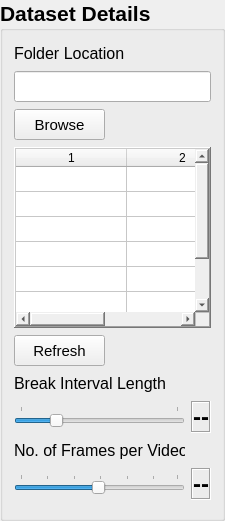
     <widget class="QGroupBox" name="groupBox">
      <property name="geometry">
       <rect>
        <x>920</x>
        <y>60</y>
        <width>221</width>
        <height>521</height>
       </rect>
      </property>
      <property name="font">
       <font>
        <family>Segoe UI</family>
        <pointsize>16</pointsize>
        <bold>true</bold>
       </font>
      </property>
      <property name="autoFillBackground">
       <bool>false</bool>
      </property>
      <property name="styleSheet">
       <string notr="true">border-color: qlineargradient(spread:pad, x1:0, y1:0, x2:1, y2:0, stop:0 rgba(0, 0, 0, 255), stop:2 rgba(255, 255, 255, 255));</string>
      </property>
      <property name="title">
       <string>Dataset Details</string>
      </property>
      <property name="flat">
       <bool>false</bool>
      </property>
      <layout class="QGridLayout" name="gridLayout_5">
       <item row="0" column="0">
        <widget class="QLabel" name="label_8">
         <property name="maximumSize">
          <size>
           <width>121</width>
           <height>21</height>
          </size>
         </property>
         <property name="font">
          <font>
           <family>Segoe UI</family>
           <pointsize>12</pointsize>
          </font>
         </property>
         <property name="text">
          <string>Folder Location</string>
         </property>
        </widget>
       </item>
       <item row="1" column="0" colspan="2">
        <widget class="QLineEdit" name="directoryLineEdit">
         <property name="maximumSize">
          <size>
           <width>261</width>
           <height>31</height>
          </size>
         </property>
         <property name="font">
          <font>
           <family>Segoe UI</family>
           <pointsize>10</pointsize>
           <italic>true</italic>
          </font>
         </property>
        </widget>
       </item>
       <item row="2" column="0">
        <widget class="QPushButton" name="browseButton">
         <property name="maximumSize">
          <size>
           <width>91</width>
           <height>31</height>
          </size>
         </property>
         <property name="font">
          <font>
           <family>Segoe UI</family>
           <pointsize>11</pointsize>
          </font>
         </property>
         <property name="text">
          <string>Browse</string>
         </property>
        </widget>
       </item>
       <item row="3" column="0" colspan="2">
        <widget class="QTableWidget" name="action_table">
         <property name="maximumSize">
          <size>
           <width>261</width>
           <height>181</height>
          </size>
         </property>
         <property name="frameShape">
          <enum>QFrame::Shape::WinPanel</enum>
         </property>
         <property name="frameShadow">
          <enum>QFrame::Shadow::Raised</enum>
         </property>
         <property name="lineWidth">
          <number>2</number>
         </property>
         <property name="autoScrollMargin">
          <number>9</number>
         </property>
         <property name="showDropIndicator" stdset="0">
          <bool>false</bool>
         </property>
         <property name="dragEnabled">
          <bool>false</bool>
         </property>
         <property name="dragDropOverwriteMode">
          <bool>false</bool>
         </property>
         <property name="showGrid">
          <bool>true</bool>
         </property>
         <property name="gridStyle">
          <enum>Qt::PenStyle::SolidLine</enum>
         </property>
         <property name="sortingEnabled">
          <bool>false</bool>
         </property>
         <property name="wordWrap">
          <bool>true</bool>
         </property>
         <property name="cornerButtonEnabled">
          <bool>false</bool>
         </property>
         <property name="rowCount">
          <number>7</number>
         </property>
         <property name="columnCount">
          <number>2</number>
         </property>
         <attribute name="horizontalHeaderCascadingSectionResizes">
          <bool>false</bool>
         </attribute>
         <attribute name="horizontalHeaderMinimumSectionSize">
          <number>37</number>
         </attribute>
         <attribute name="horizontalHeaderDefaultSectionSize">
          <number>111</number>
         </attribute>
         <attribute name="horizontalHeaderShowSortIndicator" stdset="0">
          <bool>false</bool>
         </attribute>
         <attribute name="verticalHeaderVisible">
          <bool>false</bool>
         </attribute>
         <attribute name="verticalHeaderDefaultSectionSize">
          <number>25</number>
         </attribute>
         <row/>
         <row/>
         <row/>
         <row/>
         <row/>
         <row/>
         <row/>
         <column/>
         <column/>
        </widget>
       </item>
       <item row="4" column="0">
        <widget class="QPushButton" name="refresh_action_list">
         <property name="maximumSize">
          <size>
           <width>91</width>
           <height>31</height>
          </size>
         </property>
         <property name="font">
          <font>
           <pointsize>11</pointsize>
          </font>
         </property>
         <property name="text">
          <string>Refresh</string>
         </property>
         <property name="autoExclusive">
          <bool>true</bool>
         </property>
        </widget>
       </item>
       <item row="5" column="0">
        <widget class="QLabel" name="label_11">
         <property name="maximumSize">
          <size>
           <width>151</width>
           <height>21</height>
          </size>
         </property>
         <property name="font">
          <font>
           <family>Segoe UI</family>
           <pointsize>12</pointsize>
           <bold>false</bold>
          </font>
         </property>
         <property name="text">
          <string>Break Interval Length</string>
         </property>
         <property name="alignment">
          <set>Qt::AlignmentFlag::AlignLeading|Qt::AlignmentFlag::AlignLeft|Qt::AlignmentFlag::AlignVCenter</set>
         </property>
        </widget>
       </item>
       <item row="6" column="0">
        <widget class="QSlider" name="interval_slider">
         <property name="maximumSize">
          <size>
           <width>211</width>
           <height>21</height>
          </size>
         </property>
         <property name="cursor">
          <cursorShape>PointingHandCursor</cursorShape>
         </property>
         <property name="minimum">
          <number>1</number>
         </property>
         <property name="maximum">
          <number>10</number>
         </property>
         <property name="sliderPosition">
          <number>3</number>
         </property>
         <property name="orientation">
          <enum>Qt::Orientation::Horizontal</enum>
         </property>
         <property name="tickPosition">
          <enum>QSlider::TickPosition::TicksAbove</enum>
         </property>
        </widget>
       </item>
       <item row="6" column="1">
        <widget class="QLabel" name="interval_label">
         <property name="maximumSize">
          <size>
           <width>41</width>
           <height>41</height>
          </size>
         </property>
         <property name="font">
          <font>
           <family>Segoe UI</family>
           <pointsize>18</pointsize>
           <bold>true</bold>
          </font>
         </property>
         <property name="styleSheet">
          <string notr="true">border-color: rgb(0, 0, 0);
border-color: qlineargradient(spread:pad, x1:0, y1:0, x2:1, y2:0, stop:0 rgba(0, 0, 0, 255), stop:1 rgba(255, 255, 255, 255));</string>
         </property>
         <property name="frameShape">
          <enum>QFrame::Shape::Box</enum>
         </property>
         <property name="frameShadow">
          <enum>QFrame::Shadow::Sunken</enum>
         </property>
         <property name="lineWidth">
          <number>1</number>
         </property>
         <property name="text">
          <string>--</string>
         </property>
         <property name="alignment">
          <set>Qt::AlignmentFlag::AlignCenter</set>
         </property>
         <property name="margin">
          <number>0</number>
         </property>
        </widget>
       </item>
       <item row="7" column="0">
        <widget class="QLabel" name="label_13">
         <property name="maximumSize">
          <size>
           <width>171</width>
           <height>21</height>
          </size>
         </property>
         <property name="font">
          <font>
           <pointsize>12</pointsize>
          </font>
         </property>
         <property name="text">
          <string>No. of Frames per Video</string>
         </property>
         <property name="alignment">
          <set>Qt::AlignmentFlag::AlignLeading|Qt::AlignmentFlag::AlignLeft|Qt::AlignmentFlag::AlignVCenter</set>
         </property>
        </widget>
       </item>
       <item row="8" column="0">
        <widget class="QSlider" name="sequence_slider">
         <property name="cursor">
          <cursorShape>PointingHandCursor</cursorShape>
         </property>
         <property name="minimum">
          <number>1</number>
         </property>
         <property name="maximum">
          <number>60</number>
         </property>
         <property name="value">
          <number>30</number>
         </property>
         <property name="sliderPosition">
          <number>30</number>
         </property>
         <property name="orientation">
          <enum>Qt::Orientation::Horizontal</enum>
         </property>
         <property name="tickPosition">
          <enum>QSlider::TickPosition::TicksAbove</enum>
         </property>
        </widget>
       </item>
       <item row="8" column="1">
        <widget class="QLabel" name="sequence_label">
         <property name="maximumSize">
          <size>
           <width>41</width>
           <height>41</height>
          </size>
         </property>
         <property name="font">
          <font>
           <family>Segoe UI</family>
           <pointsize>18</pointsize>
           <bold>true</bold>
          </font>
         </property>
         <property name="styleSheet">
          <string notr="true">border-color: rgb(0, 0, 0);
border-color: qlineargradient(spread:pad, x1:0, y1:0, x2:1, y2:0, stop:0 rgba(0, 0, 0, 255), stop:1 rgba(255, 255, 255, 255));</string>
         </property>
         <property name="frameShape">
          <enum>QFrame::Shape::Box</enum>
         </property>
         <property name="frameShadow">
          <enum>QFrame::Shadow::Sunken</enum>
         </property>
         <property name="lineWidth">
          <number>1</number>
         </property>
         <property name="text">
          <string>--</string>
         </property>
         <property name="alignment">
          <set>Qt::AlignmentFlag::AlignCenter</set>
         </property>
         <property name="margin">
          <number>0</number>
         </property>
        </widget>
       </item>
      </layout>
     </widget>
